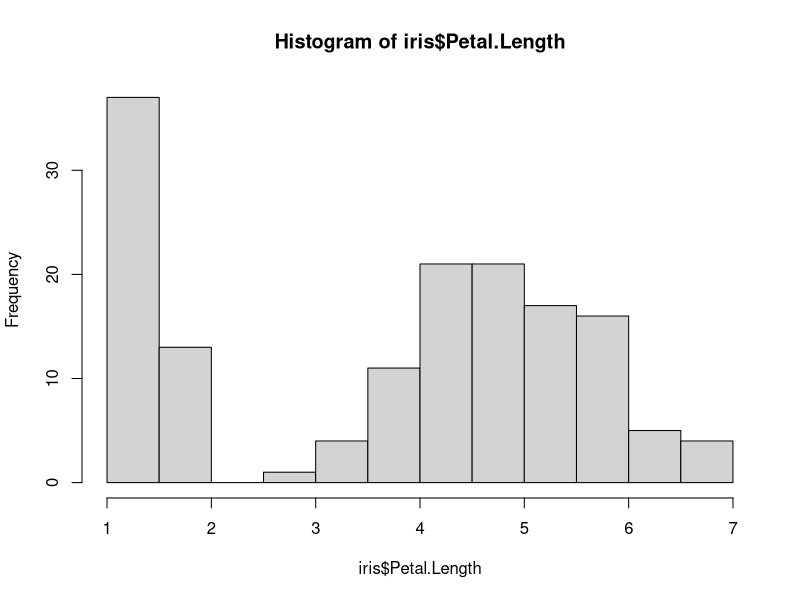
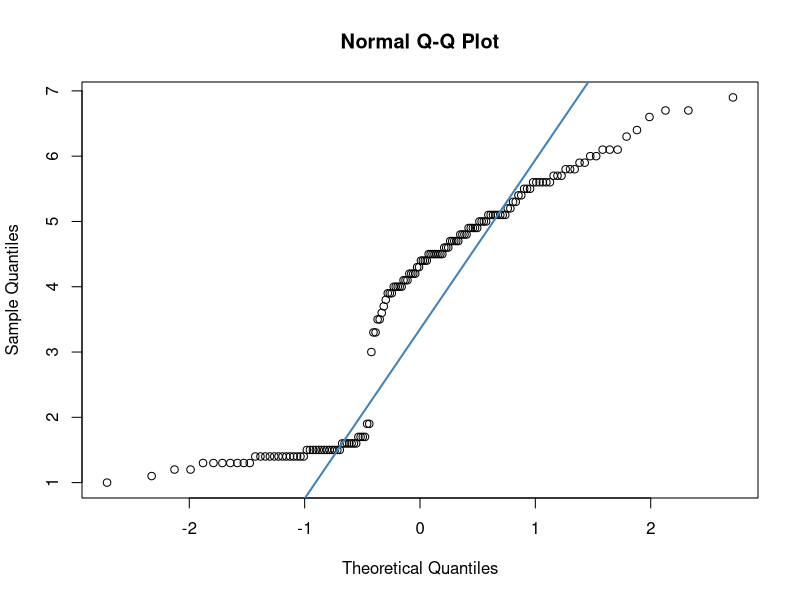

The R source for these figures, in order:
## ---- chunk 1
knitr::opts_chunk$set(echo = TRUE)
## ---- chunk 2
#The data from the 20 bags of flour is:
x<-c(2.207245, 1.775420, 1.952341, 1.858900, 1.988633, 2.022014, 2.069764, 2.059351, 1.795229,
 1.878749, 1.948378, 1.810573, 2.033145, 2.107444, 1.997445, 1.894465, 2.013665, 1.861908,
2.142928, 1.954375)

t.test(x, mu=2.0, alternative="two.sided")
## ---- chunk 3
43/50
## ---- chunk 4
prop.test(43,50, p=0.75,alternative = "greater" )
## ---- chunk 5
head(iris)
## ---- chunk 6
table(iris$Species)
## ---- chunk 7
mean(iris$Petal.Length)
## ---- chunk 8
t.test(iris$Petal.Length, mu=4, alternative = "two.sided")
## ---- chunk 9
hist(iris$Petal.Length)
## ---- chunk 10
qqnorm(iris$Petal.Length)
qqline(iris$Petal.Length, col = "steelblue", lwd = 2)
## ---- chunk 11
shapiro.test(iris$Petal.Length)
## ---- chunk 12
setosa.flowers<-subset(iris, iris$Species=="setosa")
## ---- chunk 13
versicolor.flowers<-subset(iris, iris$Species=="versicolor")
virginica.flowers<-subset(iris, iris$Species=="virginica")
## ---- chunk 14
t.test(versicolor.flowers$Petal.Length,virginica.flowers$Petal.Length, alternative = "two.sided")
## ---- chunk 15
var(setosa.flowers$Petal.Length)
## ---- chunk 16
var(virginica.flowers$Petal.Length)
## ---- chunk 17
var.setosa<-var(setosa.flowers$Petal.Length)
var.virginica<-var(virginica.flowers$Petal.Length)
f.st<-var.setosa/var.virginica
f.st
## ---- chunk 18
var.test(setosa.flowers$Petal.Length,virginica.flowers$Petal.Length )
